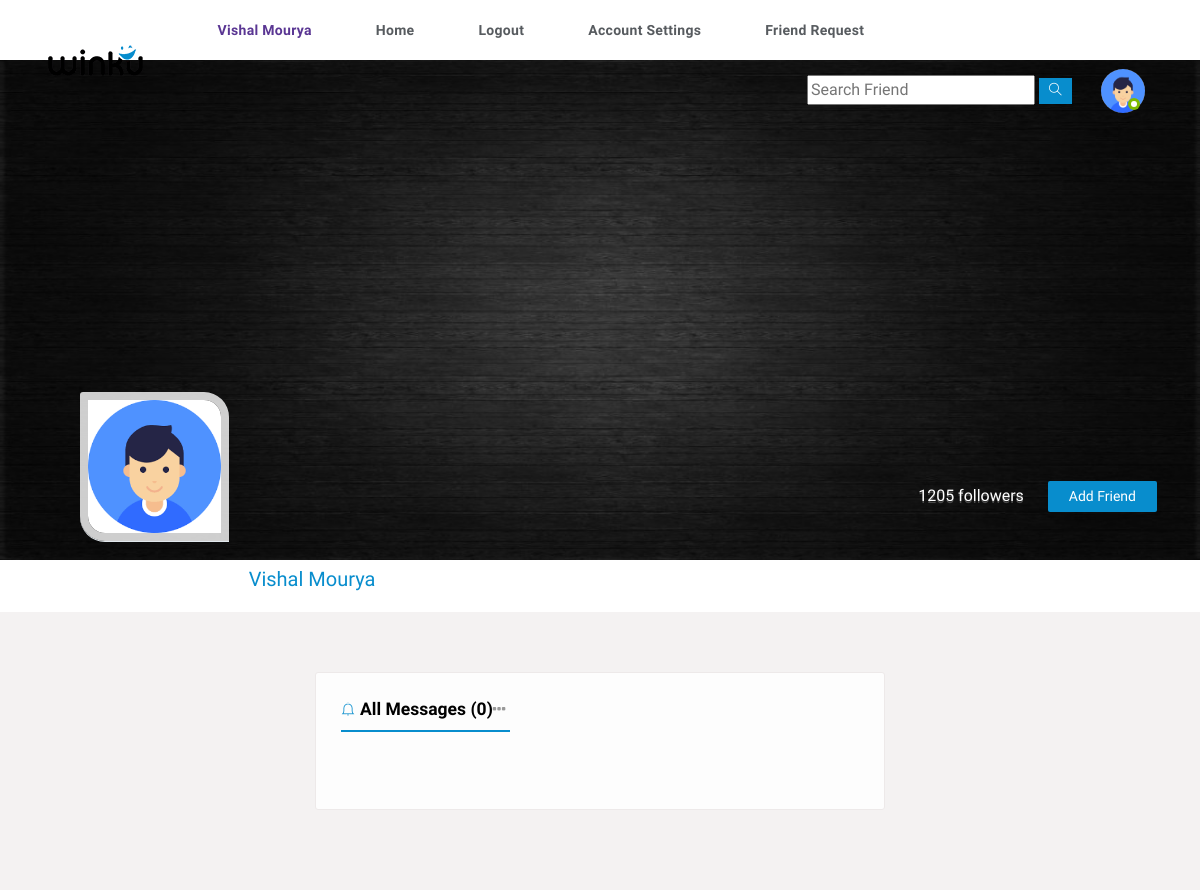
The page /inbox (signed in) on the database its author committed.
### users/models.py (models this page shows, shortened)
class Profile(models.Model):
    user = models.OneToOneField(User,on_delete=models.CASCADE)
    id = models.UUIDField(primary_key=True,default=uuid.uuid4,editable=False)
    friends =models.ManyToManyField(User,blank=True,null=True,related_name='friends')
    friend_request = models.ManyToManyField(User,blank=True,null=True,related_name='friend_request')
    email = models.CharField(blank=True,null=True,max_length=200)
    name = models.CharField(blank=True,null=True,max_length=200)
    bio = models.TextField(blank=True,null=True)
    mobile = models.CharField(blank=True,null=True,max_length=100)
    thumbimg = models.ImageField(upload_to='thumbnail',default='thumbnail/thumb.jpg')
    profilepic = models.ImageField(upload_to='profile_pic',default='profile_pic/user.png')
    city = models.CharField(blank=True,null=True,max_length=40)

### users/views.py (the view)
# urls.py: path('inbox',views.inbox,name='inbox'),
def inbox(request):
    user_info = request.user.profile
    inbox = user_info.msg.all()
    msgcount = inbox.filter(isread=False).count()
    context = {
        'inbox': inbox,
        'msgcount':msgcount,
        'user_info':user_info
    }
    return render(request,'inbox.html',context)

### users/templates/inbox.html (shortened to what this page needs)
{% include 'header.html'  %}
{% load static %}
<section>
    <div class="feature-photo">
        <figure><img src="{{user_info.thumbimg.url}}" style="height: 500px;" alt=""></figure>
        <div class="add-btn">
            <span>1205 followers</span>
            <a href="#" title="" data-ripple="">Add Friend</a>
        </div>
        <div class="container-fluid">
            <div class="row merged">
                <div class="col-lg-2 col-sm-3">
                    <div class="user-avatar">
                        <figure>
                            <img src="{{user_info.profilepic.url}}" alt="">
                        </figure>
                    </div>
                </div>
                <div class="col-lg-10 col-sm-9">
                    <div class="timeline-info">
                        <ul>
                            <li class="admin-name">
                              <h5>{{user_info.name}}</h5>
                            </li>
                        </ul>
                    </div>
                </div>
            </div>
        </div>
    </div>
</section>
<section>
    <div class="gap gray-bg">
        <div class="container-fluid">
            <div class="row">
                <div class="col-lg-12">
                    <div class="row" id="page-contents">
                        <div class="col-lg-3">
                        </div>
                        <div class="col-lg-6">
                            <div class="central-meta">
                                <div class="messages">
                                    <h5 class="f-title"><i class="ti-bell"></i>All Messages ({{msgcount}}) <span class="more-options"><i class="fa fa-ellipsis-h"></i></span></h5>
                                    <div class="message-box">
                                    </div>
                                </div>
                            </div>
                        </div>
                        <div class="col-lg-3">
                        </div>
                    </div>
                </div>
            </div>
        </div>
    </div>
</section>

### users/templates/header.html (shortened to what this page needs)
<!DOCTYPE html>
{% load static %}
<html lang="en">
<head>
    <link rel="stylesheet" href="{% static 'css/main.min.css' %}">
    <link rel="stylesheet" href="{% static 'css/style.css' %}">
    <link rel="stylesheet" href="{% static 'css/color.css' %}">
    <link rel="stylesheet" href="{% static 'css/responsive.css' %}">
</head>
<body>
    {% if user.is_authenticated %}
    <div class="theme-layout">
        <div class="topbar stick">
            <div class="logo">
                <a title="" href=""><img src="images/logo.png" alt=""></a>
            </div>
            <div class="top-area">
                <ul class="main-menu">
                    <li >
                        <a href="{% url 'profile' user.profile.id %}" title="" style="color: #5a3693; font-weight: bold;">{{user.profile.name}}</a>
                    </li>
                    <li>
                        <a href="{% url 'home' %}" title="">Home</a>
                    </li>
                    <li>
                        <a href="{% url 'logout' %}" title="">Logout</a>
                    </li>
                    <li>
                        <a href="{% url 'edit_profile' %}" title="">account settings</a>
                    </li>
                    <li>
                        <a href="{% url 'request_list' %}" title="">Friend Request </a>
                    </li>
                </ul>
                <ul class="setting-area">
                    <li>
                        <div class="searched">
                            <form method="post" class="search">
                                <input type="text" placeholder="Search Friend">
                                <button type="button" data-ripple><i class="ti-search"></i></button>
                            </form>
                        </div>
                    </li>
                </ul>
                <div class="user-img">
                    <a href=""><img src="{{user.profile.profilepic.url}}" style="max-width: 44px; border-radius: 50%;;"  alt=""></a>
                    <span class="status f-online"></span>
                </div>
            </div>
        </div>
        {% endif %}

### static/css/color.css (style rules this page uses)
.product-carousel .owl-nav .owl-prev::before, .product-carousel .owl-nav .owl-next::before, .product-caro .owl-prev:hover:before, .product-caro .owl-next:hover:before, .log-reg-area form .forgot-pwd, .log-reg-area form .already-have, .log-reg-area > p a, .top-area > ul > li > a > span, .timeline-info > ul li a.active, .timeline-info > ul li a:hover, .dropdowns > a.more-mesg, .activity-meta > h6 a, .activity-meta > span a:hover, .friend-name > ins, .description > p a, .we-reply, .sidebar .widget li:hover > a, .sidebar .widget li:hover > i, .friend-meta > a, .user-setting > a:hover, .we-comet li a.showmore, .twiter-feed > li p a, .tutor-links > li i, .tutor-links > li:hover, .pepl-info > span, .page-meta > a, .frnds .nav-tabs .nav-item a.active, .f-title i, #work > div a, .basics > li i, .education > li i, .groups > span i, a.forgot-pwd, .friend-meta > h4 a:hover, .x_title > h2, .post-meta .detail > span, .add-btn > a:hover, .top-area > ul.main-menu > li > ul li a:hover, .dropdowns.active > a i, .user-setting > a i, .form-group input.form-file ~ .control-label, .form-group input.has-value ~ .control-label, .form-group input:focus ~ .control-label, .form-group input:valid ~ .control-label, .form-group select ~ .control-label, .form-group textarea.form-file ~ .control-label, .form-group textarea.has-value ~ .control-label, .form-group textarea:focus ~ .control-label, .form-group textarea:valid ~ .control-label, .flaged > h3, .invition .friend-meta a.invite:hover, .more-optns > ul li:hover, .post-title > h4 a:hover, .post-title .p-date a:hover, .l-post .l-post-meta > h4 a:hover, .read:hover, blockquote, .tags > a:hover, .comment-titles > span, .help-list > ul li a:hover i, .carrer-title > h2 > span, .carrer-title > span a, .open-position > h4 a:hover, .option-set.icon-style > li > a.selected, .category-box > i, .getquot-baner > a, .branches-box > ul li i, .help-topic-result > h2 a:hover, .product-name > h5 a:hover, .full-postmeta .shopnow, .prices.style2 ins span, .single-btn > li > a.active, .total-box > ul > li.final-total, .logout-meta > p a, .forum-list table tbody tr td i, .forum-list table tbody tr td a, .widget ul.recent-topics > li > i, .date-n-reply > a, .topic-data > span, .help-list > ul li a:hover, .employer-info h2, .job-detail > ul li i, .company-intro > a { color: #088dcd; }
#nprogress .bar, .timeline-info > ul li a::before, .add-btn > a, .activitiez > li::before, form button, .colla-apps > li a:hover, a.underline:before, .setting-row input:checked + label, .user-avatar:hover .edit-phto, .error-meta > a, .color-bg, .add-butn, .nav.nav-tabs.likes-btn > li a.active, a.dislike-btn, .drop > a:hover, .btn-view.btn-load-more:hover, .accordion .card h5 button[aria-expanded="true"], .chat-head, .f-page > figure em, .inbox-panel-head > ul > li > a, .nav-tabs--left .nav-link.active, .nav-tabs--left .nav-link.active:hover, footer .widget-title h4::before, #topcontrol, .sidebar .widget-title::before, .f-title::before, .g-post-classic > figure > i::after, .purify > a, .help-list > a:hover, .open-position::before, .info > a, .category-box:hover, .category-box.selected, a.main-btn, .section-heading::before, .getquot-baner, .more-branches > h4::before, .is-helpful > a, .cart-optionz > li > a:hover, .paginationz > li a:hover, .paginationz > li a.active, .shopping-cart, a.btn2:hover, .form-submit > input[type="submit"], button.submit-checkout, .delete-cart:hover, .proceed .button, .amount-area .update-cart, a.addnewforum, .apply-bttons > a { background: #088dcd; }

### static/css/responsive.css (style rules this page uses)
@media screen and (max-width: 1281px) and (min-width: 1024px) { .timeline-info { line-height: 51px; } }
@media screen and (max-width: 1281px) and (min-width: 1024px) { .timeline-info .admin-name > h5 { font-size: 20px; } }
@media screen and (max-width: 1281px) and (min-width: 1024px) { .user-avatar { width: 80.2% } }

### rows shown on the page
Profile: thumbimg (picture), profilepic (placeholder picture), name "Vishal Mourya"

### other values the page prints
{{ user.profile.name }} "Vishal Mourya"
{{ msgcount }} "0"
